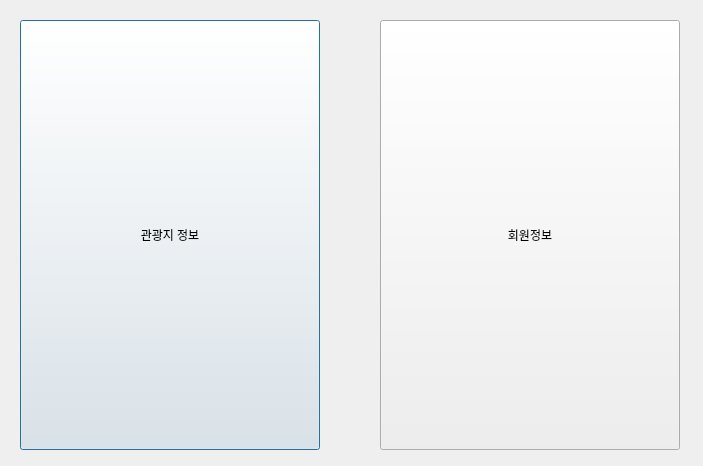
<?xml version="1.0" encoding="UTF-8"?>
<ui version="4.0">
 <class>mainpage</class>
 <widget class="QDialog" name="mainpage">
  <property name="geometry">
   <rect>
    <x>0</x>
    <y>0</y>
    <width>703</width>
    <height>466</height>
   </rect>
  </property>
  <property name="windowTitle">
   <string>Dialog</string>
  </property>
  <widget class="QPushButton" name="beachPush">
   <property name="geometry">
    <rect>
     <x>20</x>
     <y>20</y>
     <width>300</width>
     <height>430</height>
    </rect>
   </property>
   <property name="text">
    <string>관광지 정보</string>
   </property>
  </widget>
  <widget class="QPushButton" name="userPush">
   <property name="geometry">
    <rect>
     <x>380</x>
     <y>20</y>
     <width>300</width>
     <height>430</height>
    </rect>
   </property>
   <property name="text">
    <string>회원정보</string>
   </property>
  </widget>
 </widget>
 <resources/>
 <connections/>
</ui>
